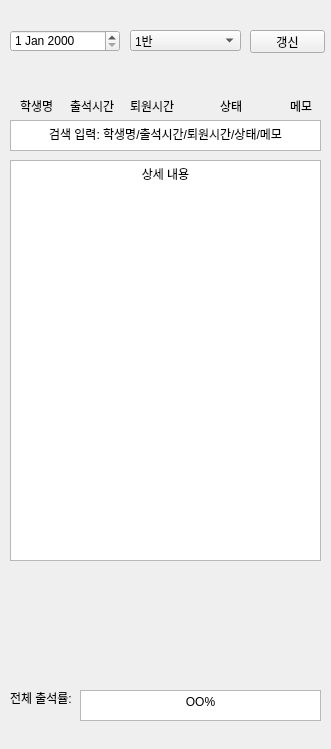
<?xml version="1.0" encoding="UTF-8"?>
<ui version="4.0">
 <class>Form</class>
 <widget class="QWidget" name="Form">
  <property name="geometry">
   <rect>
    <x>0</x>
    <y>0</y>
    <width>331</width>
    <height>749</height>
   </rect>
  </property>
  <property name="windowTitle">
   <string>Form</string>
  </property>
  <widget class="QDateEdit" name="dateEdit">
   <property name="geometry">
    <rect>
     <x>10</x>
     <y>30</y>
     <width>110</width>
     <height>22</height>
    </rect>
   </property>
  </widget>
  <widget class="QComboBox" name="comboBox">
   <property name="geometry">
    <rect>
     <x>130</x>
     <y>30</y>
     <width>111</width>
     <height>21</height>
    </rect>
   </property>
   <item>
    <property name="text">
     <string>1반</string>
    </property>
   </item>
   <item>
    <property name="text">
     <string>2반</string>
    </property>
   </item>
   <item>
    <property name="text">
     <string>3반</string>
    </property>
   </item>
  </widget>
  <widget class="QLabel" name="label">
   <property name="geometry">
    <rect>
     <x>20</x>
     <y>100</y>
     <width>56</width>
     <height>12</height>
    </rect>
   </property>
   <property name="text">
    <string>학생명</string>
   </property>
  </widget>
  <widget class="QLabel" name="label_2">
   <property name="geometry">
    <rect>
     <x>70</x>
     <y>100</y>
     <width>56</width>
     <height>12</height>
    </rect>
   </property>
   <property name="text">
    <string>출석시간</string>
   </property>
  </widget>
  <widget class="QLabel" name="label_3">
   <property name="geometry">
    <rect>
     <x>130</x>
     <y>100</y>
     <width>56</width>
     <height>12</height>
    </rect>
   </property>
   <property name="text">
    <string>퇴원시간</string>
   </property>
  </widget>
  <widget class="QLabel" name="label_4">
   <property name="geometry">
    <rect>
     <x>220</x>
     <y>100</y>
     <width>56</width>
     <height>12</height>
    </rect>
   </property>
   <property name="text">
    <string>상태</string>
   </property>
  </widget>
  <widget class="QLabel" name="label_5">
   <property name="geometry">
    <rect>
     <x>290</x>
     <y>100</y>
     <width>56</width>
     <height>12</height>
    </rect>
   </property>
   <property name="text">
    <string>메모</string>
   </property>
  </widget>
  <widget class="QTextBrowser" name="textBrowser_2">
   <property name="geometry">
    <rect>
     <x>10</x>
     <y>160</y>
     <width>311</width>
     <height>401</height>
    </rect>
   </property>
   <property name="html">
    <string>&lt;!DOCTYPE HTML PUBLIC &quot;-//W3C//DTD HTML 4.0//EN&quot; &quot;http://www.w3.org/TR/REC-html40/strict.dtd&quot;&gt;
&lt;html&gt;&lt;head&gt;&lt;meta name=&quot;qrichtext&quot; content=&quot;1&quot; /&gt;&lt;style type=&quot;text/css&quot;&gt;
p, li { white-space: pre-wrap; }
&lt;/style&gt;&lt;/head&gt;&lt;body style=&quot; font-family:'Gulim'; font-size:9pt; font-weight:400; font-style:normal;&quot;&gt;
&lt;p align=&quot;center&quot; style=&quot; margin-top:0px; margin-bottom:0px; margin-left:0px; margin-right:0px; -qt-block-indent:0; text-indent:0px;&quot;&gt;상세 내용&lt;/p&gt;&lt;/body&gt;&lt;/html&gt;</string>
   </property>
  </widget>
  <widget class="QTextBrowser" name="textBrowser_3">
   <property name="geometry">
    <rect>
     <x>10</x>
     <y>120</y>
     <width>311</width>
     <height>31</height>
    </rect>
   </property>
   <property name="html">
    <string>&lt;!DOCTYPE HTML PUBLIC &quot;-//W3C//DTD HTML 4.0//EN&quot; &quot;http://www.w3.org/TR/REC-html40/strict.dtd&quot;&gt;
&lt;html&gt;&lt;head&gt;&lt;meta name=&quot;qrichtext&quot; content=&quot;1&quot; /&gt;&lt;style type=&quot;text/css&quot;&gt;
p, li { white-space: pre-wrap; }
&lt;/style&gt;&lt;/head&gt;&lt;body style=&quot; font-family:'Gulim'; font-size:9pt; font-weight:400; font-style:normal;&quot;&gt;
&lt;p align=&quot;center&quot; style=&quot; margin-top:0px; margin-bottom:0px; margin-left:0px; margin-right:0px; -qt-block-indent:0; text-indent:0px;&quot;&gt;검색 입력: 학생명/출석시간/퇴원시간/상태/메모&lt;/p&gt;&lt;/body&gt;&lt;/html&gt;</string>
   </property>
  </widget>
  <widget class="QLabel" name="label_6">
   <property name="geometry">
    <rect>
     <x>10</x>
     <y>690</y>
     <width>71</width>
     <height>16</height>
    </rect>
   </property>
   <property name="text">
    <string>전체 출석률:</string>
   </property>
  </widget>
  <widget class="QPushButton" name="pushButton">
   <property name="geometry">
    <rect>
     <x>250</x>
     <y>30</y>
     <width>75</width>
     <height>23</height>
    </rect>
   </property>
   <property name="text">
    <string>갱신</string>
   </property>
  </widget>
  <widget class="QTextBrowser" name="textBrowser_4">
   <property name="geometry">
    <rect>
     <x>80</x>
     <y>690</y>
     <width>241</width>
     <height>31</height>
    </rect>
   </property>
   <property name="html">
    <string>&lt;!DOCTYPE HTML PUBLIC &quot;-//W3C//DTD HTML 4.0//EN&quot; &quot;http://www.w3.org/TR/REC-html40/strict.dtd&quot;&gt;
&lt;html&gt;&lt;head&gt;&lt;meta name=&quot;qrichtext&quot; content=&quot;1&quot; /&gt;&lt;style type=&quot;text/css&quot;&gt;
p, li { white-space: pre-wrap; }
&lt;/style&gt;&lt;/head&gt;&lt;body style=&quot; font-family:'Gulim'; font-size:9pt; font-weight:400; font-style:normal;&quot;&gt;
&lt;p align=&quot;center&quot; style=&quot; margin-top:0px; margin-bottom:0px; margin-left:0px; margin-right:0px; -qt-block-indent:0; text-indent:0px;&quot;&gt;OO%&lt;/p&gt;&lt;/body&gt;&lt;/html&gt;</string>
   </property>
  </widget>
 </widget>
 <resources/>
 <connections/>
</ui>
